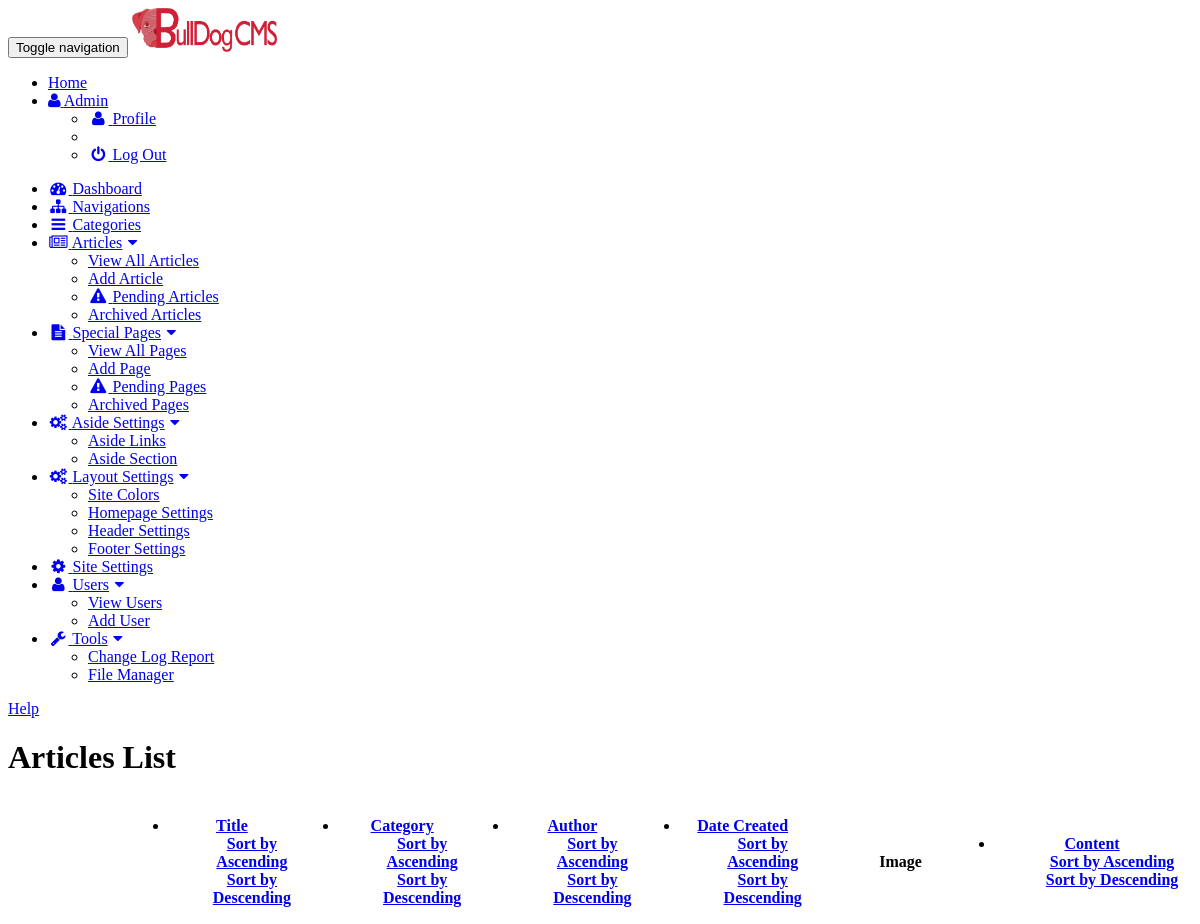
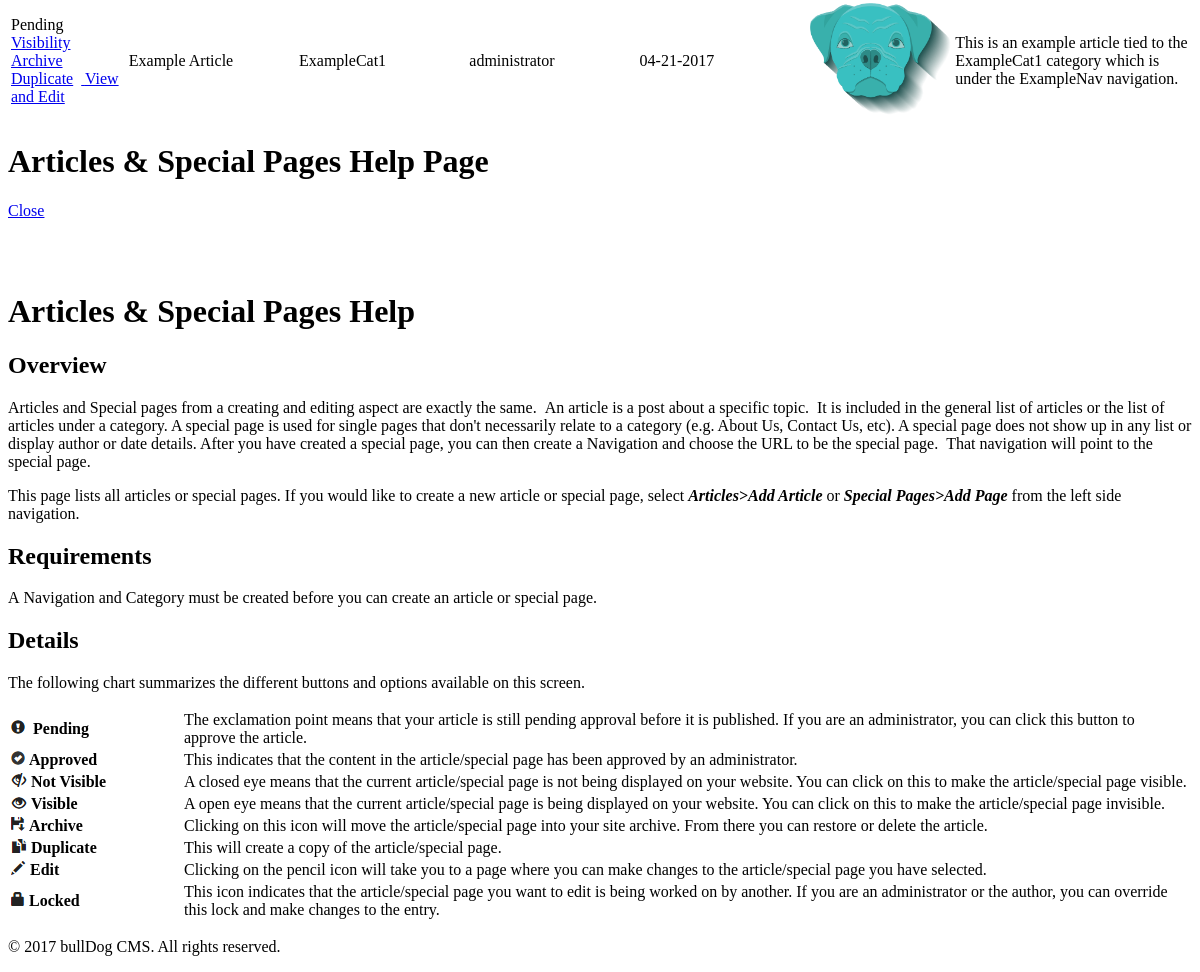
The page /bulldogcms/admin/index.php?view=articles (signed in) on the database its author committed (2 pictures, top to bottom).
### tables this page shows
CREATE TABLE IF NOT EXISTS `articles` (
  `articleID` int(10) NOT NULL AUTO_INCREMENT,
  `categoryID` int(10) NOT NULL,
  `articleTransactionID` int(10) NOT NULL,
  `articleAuthorID` int(10) NOT NULL,
  `articleCreateDate` datetime NOT NULL,
  `articleVisible` tinyint(1) NOT NULL,
  `articleLock` tinyint(1) NOT NULL,
  PRIMARY KEY (`articleID`),
  KEY `FK_articles1` (`categoryID`),
  KEY `FK_articles2` (`articleTransactionID`),
  KEY `FK_articles3` (`articleAuthorID`)
);

CREATE TABLE IF NOT EXISTS `articleTransactions` (
  `transactionID` int(10) NOT NULL AUTO_INCREMENT,
  `articleID` int(10) NOT NULL,
  `transactionAuthorID` int(10) NOT NULL,
  `articleTitle` varchar(255) NOT NULL,
  `articleContent` text NOT NULL,
  `articleImage` varchar(100) DEFAULT NULL,
  `fileName` varchar(100) NOT NULL,
  `articleTags` varchar(255) NOT NULL,
  `articlePending` tinyint(4) NOT NULL DEFAULT '1',
  `transactionDate` datetime NOT NULL,
  `articleVersionID` int(10) NOT NULL DEFAULT '1',
  PRIMARY KEY (`transactionID`),
  KEY `FK_at1` (`articleID`),
  KEY `FK_at2` (`transactionAuthorID`)
);

CREATE TABLE IF NOT EXISTS `categories` (
  `categoryID` int(10) NOT NULL AUTO_INCREMENT,
  `navigationID` int(10) NOT NULL,
  `categoryName` varchar(50) NOT NULL,
  `categoryImage` varchar(100) DEFAULT NULL,
  `categoryContent` text,
  `categoryOrder` int(3) NOT NULL,
  `categoryVisible` tinyint(1) NOT NULL,
  `categoryTypeID` int(10) NOT NULL DEFAULT '1',
  PRIMARY KEY (`categoryID`),
  KEY `FK_categories` (`navigationID`)
);

CREATE TABLE IF NOT EXISTS `users` (
  `userID` int(10) NOT NULL AUTO_INCREMENT,
  `roleID` int(10) NOT NULL,
  `firstName` varchar(100) NOT NULL,
  `lastName` varchar(100) NOT NULL,
  `email` varchar(100) NOT NULL,
  `username` varchar(100) NOT NULL,
  `password` varchar(255) NOT NULL,
  `active` tinyint(1) NOT NULL,
  `emailNotification` tinyint(1) NOT NULL DEFAULT '0',
  `userCreateDate` datetime NOT NULL,
  PRIMARY KEY (`userID`),
  KEY `FK_users1` (`roleID`)
);

CREATE TABLE IF NOT EXISTS `helpPages` (
  `helpPageID` int(10) NOT NULL AUTO_INCREMENT,
  `helpPageTitle` varchar(255) NOT NULL,
  `helpPageContent` text NOT NULL,
  PRIMARY KEY (`helpPageID`)
);

### bulldogcms/admin/includes/functions/adminFunctionsValidation.php (called while the page is built, shortened)
<?php
function checkUserActive() {
    global $connection;
    $uID = $_SESSION['userID'];
    $query = "SELECT active FROM users WHERE userID = $uID";
    $activeQuery = mysqli_query($connection, $query);
        ?>
        <?php
}

### bulldogcms/admin/includes/functions/adminFunctionsArticles.php (the view, shortened to what this page needs)
<?php
function listArticles($pending, $catIDCheck, $articleCheck, $order, $sort) {
    global $connection;
    $siteSettingsQuery = "SELECT * FROM siteSettings WHERE siteSettingID = '1'";
    $selectSiteSettings = mysqli_query($connection, $siteSettingsQuery);
    while($row = mysqli_fetch_assoc($selectSiteSettings)) {
        $perPage = $row['paginationLength'];
    }
    if (isset($_GET['page'])){
        $page = $_GET['page'];
    }
    else {
        $page = 1;
    }
    if($page == "" || $page == 1){
        $page1 = 0;
    }
    else {
        $page1 = ($page * $perPage) - $perPage;
    }
    $query = "SELECT *, DATE_FORMAT(articleCreateDate, \"%m-%d-%Y\") AS artDate FROM articles a ";
    $query .= " JOIN articleTransactions at ON a.articleID = at.articleID and a.articleTransactionID = at.transactionID";
    $query .= " JOIN users u ON articleAuthorID = u.userID";
    $query .= " JOIN categories c ON c.categoryID = a.categoryID";
    $query .= " WHERE at.articlePending IN($pending) AND a.categoryID $catIDCheck '1'";
    switch($order) {
        default:
            $query .= " ORDER BY transactionDate";
            break;
    }
    switch($sort) {
        default:
            $query .= " desc LIMIT $page1, $perPage";
            break;
    }
    if(isset($_GET['view'])) {
        $viewMod = "view=" . $_GET['view'];
        $originView = "&originview=" . $_GET['view'];
    }
    if(isset($_GET['display'])) {
        $displayMod = "&display=" . $_GET['display'];
        $originDisplay = "&origindisplay=" . $_GET['display'];
    } else {
        $displayMod = "";
    }
    $select_all_articles = mysqli_query($connection, $query);
    while($row = mysqli_fetch_assoc($select_all_articles)) {
        $articleID = $row['articleID'];
        $articleLock = $row['articleLock'];
        $articleTitle = $row['articleTitle'];
        $categoryName = $row['categoryName'];
        $username = $row['username'];
        $transactionAuthorID = $row['transactionAuthorID'];
        $transactionID = $row['transactionID'];
        $articleCreateDate = $row['artDate'];
        $articleImage = $row['articleImage'];
        $articleContent = $row['articleContent'];
        $articleContent = strip_tags($articleContent);
        if(isset($_GET['view'])) {
            $viewMod = "view=" . $_GET['view'];
        }
        if(isset($_GET['display'])) {
            $displayMod = "&display=" . $_GET['display'];
        } else {
            $displayMod = "";
        }
        echo "<tr><td>";
        if ($_SESSION['roleID'] == 2) {
            if ($row['articlePending'] == '2') {
            } else {
                if ($row['articlePending'] == '1') {
                    if ($articleCheck == '0') {
                        echo "<a href='index.php?{$viewMod}{$displayMod}&setsppendingno={$transactionID}&title={$articleTitle}' data-toggle='tooltip' title='Approve'>
                <span class='glyphicon glyphicon-exclamation-sign'></span><span class='sr-only'>Pending</span></a>";
                    } else {
                        echo "<a href='index.php?{$viewMod}{$displayMod}&setpendingno={$transactionID}&title={$articleTitle}' data-toggle='tooltip' title='Approve'>
                <span class='glyphicon glyphicon-exclamation-sign'></span><span class='sr-only'>Pending</span></a>";
                    }
                } else {
                    echo "<span class='glyphicon glyphicon-ok-sign' data-toggle='tooltip' title='Approved'></span><span class='sr-only'>Pending</span>";
                }
                    if ($row['articleVisible'] == '0') {
                        if ($articleCheck == '0') {
                            echo "&nbsp;&nbsp;<a href='index.php?{$viewMod}{$displayMod}&setspvisibleyes={$articleID}&title={$articleTitle}' data-toggle='tooltip' title='Turn Visibility ON'>
                <span class='glyphicon glyphicon-eye-close'></span><span class='sr-only'>Visibility</span></a>";
                        } else {
                            echo "&nbsp;&nbsp;<a href='index.php?{$viewMod}{$displayMod}&setvisibleyes={$articleID}&title={$articleTitle}' data-toggle='tooltip' title='Turn Visibility ON'>
                <span class='glyphicon glyphicon-eye-close'></span><span class='sr-only'>Visibility</span></a>";
                        }
                    } else {
                        if ($articleCheck == '0') {
                            echo "&nbsp;&nbsp;<a href='index.php?{$viewMod}{$displayMod}&setspvisibleno={$articleID}&title={$articleTitle}' data-toggle='tooltip' title='Turn Visibility OFF'>
                <span class='glyphicon glyphicon-eye-open'></span><span class='sr-only'>Visibility</span></a>";
                        } else {
                            echo "&nbsp;&nbsp;<a href='index.php?{$viewMod}{$displayMod}&setvisibleno={$articleID}&title={$articleTitle}' data-toggle='tooltip' title='Turn Visibility OFF'>
                <span class='glyphicon glyphicon-eye-open'></span><span class='sr-only'>Visibility</span></a>";
                        }
                    }
            }
        }
        if ($_SESSION['roleID'] == 2) {
            if ($row['articlePending'] == '2') {
                echo "&nbsp;&nbsp;<a href='index.php?{$viewMod}{$displayMod}&unarchive={$transactionID}&title={$articleTitle}' data-toggle='tooltip' title='Unarchive'
			onClick=\"javascript:return confirm('Are you sure you want to unarchive this article?');\">
             <span class='glyphicon glyphicon-floppy-open'></span><span class='sr-only'>Unarchive</span></a>";
            } else {
                echo "&nbsp;&nbsp;<a href='index.php?{$viewMod}{$displayMod}&archive={$transactionID}&title={$articleTitle}' data-toggle='tooltip' title='Archive'
			onClick=\"javascript:return confirm('Are you sure you want to archive this article?');\">
             <span class='glyphicon glyphicon-floppy-save'></span><span class='sr-only'>Archive</span></a>";
            }
        }
            if ($row['articlePending'] !== '2' AND $articleCheck == '1') {
                echo "&nbsp;&nbsp;<a href ='index.php?{$viewMod}{$displayMod}&duplicate={$articleID}&title={$articleTitle}' data-toggle='tooltip' title='Duplicate Article'
			onClick=\"javascript:return confirm('Are you sure you want to duplicate this entry?');\">
             <span class='glyphicon glyphicon-duplicate'></span><span class='sr-only'>Duplicate</span></a>";
            }
        if ($row['articlePending'] == '2') {
            echo "&nbsp;&nbsp;<a href='index.php?{$viewMod}{$displayMod}&delete={$articleID}&title={$articleTitle}' data-toggle='tooltip' title='Delete'
		onClick=\"javascript:return confirm('Are you sure you want to delete this article?');\">
             <span class='glyphicon glyphicon-trash'></span><span class='sr-only'>Delete</span></a>";
        } else if ($articleCheck == '0') {
                echo "&nbsp;&nbsp;<a href ='index.php?view=pageedit&edit={$articleID}&transaction={$transactionID}{$originView}{$originDisplay}' data-toggle='tooltip' title='View & Edit'>
            <span class='glyphicon glyphicon-pencil'></span><span class='sr-only'>View and Edit</span></a>";
        } else if ($articleLock == '1') {
                echo "&nbsp;&nbsp;<a href ='index.php?view=lockcheck&edit={$articleID}&author={$transactionAuthorID}&transaction={$transactionID}{$originView}{$originDisplay}' data-toggle='tooltip' title='Locked'>
            <span class='glyphicon glyphicon-lock'></span><span class='sr-only'>Edit - Locked</span></a>";
        } else {
                echo "&nbsp;&nbsp;<a href ='index.php?view=articleedit&edit={$articleID}&transaction={$transactionID}{$originView}{$originDisplay}' data-toggle='tooltip' title='View & Edit'>
            <span class='glyphicon glyphicon-pencil'></span><span class='sr-only'>View and Edit</span></a>";
        }
        echo "<td>".htmlentities($articleTitle, ENT_QUOTES, 'UTF-8')."</td>";
        echo "<td>".htmlentities($categoryName, ENT_QUOTES, 'UTF-8')."</td>";
        echo "<td>".htmlentities($username, ENT_QUOTES, 'UTF-8')."</td>";
        echo "<td>{$articleCreateDate}</td>";
        if ($articleImage == "") {
            echo "<td><strong>No Image</td>";
        } else {
            echo "<td><img width='100%' src='../uploads/{$articleImage}'></td>";
        }
        echo "<td>{$articleContent}</td>";
        echo "</tr>";
    }
}
            ?>

### bulldogcms/admin/includes/functions/adminFunctionsHelpPages.php (shortened to what this page needs)
<?php
function helpPageView($helpPageID) {
    global $connection;
    echo "<div class='cd-panel from-right'>";
    $query = "SELECT * FROM helpPages WHERE helpPageID = $helpPageID ";
    $selectHelpPages = mysqli_query($connection, $query);
    while($row = mysqli_fetch_assoc($selectHelpPages)) {
        $helpPageTitle = $row['helpPageTitle'];
        $helpPageContent = $row['helpPageContent'];
    }
    ?>
    <header class="cd-panel-header">
        <h1><?php echo $helpPageTitle ?></h1>
        <a href="#0" class="cd-panel-close">Close</a>
    </header>
    <div class="cd-panel-container">
        <div class="cd-panel-content">
            <div class="row">
                <div class="col-xs-12 dont-break-out">
                    <?php echo $helpPageContent?>
                </div>
            </div>
        </div>
    </div>
    </div>
<?php mysqli_close($connection);
}
        ?>

### rows shown on the page
articles: articleTransactionID.articleTitle "Example Article", categoryID.categoryName "ExampleCat1", users.username "administrator", articleCreateDate "04-21-2017", articleTransactionID.articleImage (picture), articleTransactionID.articleContent "This is an example article tied to the ExampleCat1 category which is under the ExampleNav navigation."
helppages: helpPageTitle "Articles & Special Pages Help Page", helpPageContent "Articles & Special Pages Help Overview Articles and Special pages from a creating and editing aspect are exactly the same. An article is a post about a specific topic. It is included in the general list of articles or the list of articles under a category. A special page is used for single pages that don't necessarily relate to a category (e.g. About Us, Contact Us, etc). A special page does not show up in any list or display author or date details. After you have created a special page, you can then create a Navigation and choose the URL to be the special page. That navigation will point to the special page. This page lists all articles or special pages. If you would like to create a new…", helpPageContent (picture)

### other values the page prints
$_SESSION['fullName'] "Admin"
